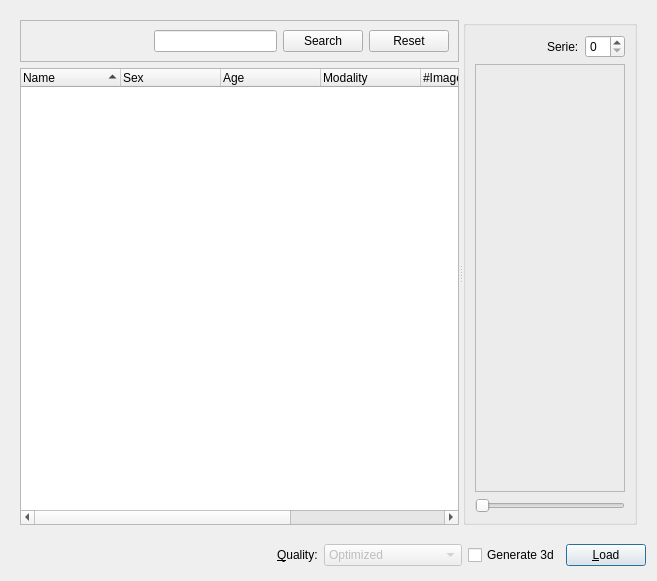
<?xml version="1.0" encoding="UTF-8"?>
<ui version="4.0">
 <class>ImportWindow</class>
 <widget class="QWidget" name="ImportWindow">
  <property name="windowModality">
   <enum>Qt::WindowModal</enum>
  </property>
  <property name="geometry">
   <rect>
    <x>0</x>
    <y>0</y>
    <width>657</width>
    <height>581</height>
   </rect>
  </property>
  <property name="cursor">
   <cursorShape>ArrowCursor</cursorShape>
  </property>
  <property name="windowTitle">
   <string>Moonstone :: Dicom Importing</string>
  </property>
  <property name="windowIcon">
   <iconset resource="resources.qrc">
    <normaloff>:/static/default/icon/22x22/moonstone.png</normaloff>:/static/default/icon/22x22/moonstone.png</iconset>
  </property>
  <layout class="QVBoxLayout" name="verticalLayout_3">
   <item>
    <widget class="QWidget" name="mainWidget" native="true">
     <layout class="QVBoxLayout" name="verticalLayout_2">
      <item>
       <widget class="QSplitter" name="splitter">
        <property name="orientation">
         <enum>Qt::Horizontal</enum>
        </property>
        <widget class="QWidget" name="treeWidgetContainer" native="true">
         <layout class="QGridLayout" name="gridLayout_3">
          <property name="margin">
           <number>0</number>
          </property>
          <item row="0" column="0">
           <widget class="QFrame" name="frame">
            <property name="minimumSize">
             <size>
              <width>0</width>
              <height>40</height>
             </size>
            </property>
            <property name="frameShape">
             <enum>QFrame::StyledPanel</enum>
            </property>
            <property name="frameShadow">
             <enum>QFrame::Raised</enum>
            </property>
            <layout class="QHBoxLayout" name="horizontalLayout_3">
             <item>
              <spacer name="spliter">
               <property name="orientation">
                <enum>Qt::Horizontal</enum>
               </property>
               <property name="sizeHint" stdset="0">
                <size>
                 <width>40</width>
                 <height>20</height>
                </size>
               </property>
              </spacer>
             </item>
             <item>
              <widget class="QLineEdit" name="searchText"/>
             </item>
             <item>
              <widget class="QPushButton" name="searchButton">
               <property name="enabled">
                <bool>true</bool>
               </property>
               <property name="text">
                <string>Search</string>
               </property>
               <property name="icon">
                <iconset resource="resources.qrc">
                 <normaloff>:/static/default/icon/22x22/page-region.png</normaloff>:/static/default/icon/22x22/page-region.png</iconset>
               </property>
               <property name="checkable">
                <bool>false</bool>
               </property>
               <property name="checked">
                <bool>false</bool>
               </property>
               <property name="flat">
                <bool>false</bool>
               </property>
              </widget>
             </item>
             <item>
              <widget class="QPushButton" name="resetButton">
               <property name="text">
                <string>Reset</string>
               </property>
               <property name="icon">
                <iconset resource="resources.qrc">
                 <normaloff>:/static/default/icon/22x22/view-refresh.png</normaloff>:/static/default/icon/22x22/view-refresh.png</iconset>
               </property>
              </widget>
             </item>
            </layout>
           </widget>
          </item>
          <item row="1" column="0">
           <widget class="QTreeWidget" name="treeWidget">
            <property name="alternatingRowColors">
             <bool>true</bool>
            </property>
            <property name="selectionMode">
             <enum>QAbstractItemView::ExtendedSelection</enum>
            </property>
            <property name="sortingEnabled">
             <bool>true</bool>
            </property>
            <property name="animated">
             <bool>false</bool>
            </property>
            <property name="wordWrap">
             <bool>true</bool>
            </property>
            <property name="headerHidden">
             <bool>false</bool>
            </property>
            <attribute name="headerCascadingSectionResizes">
             <bool>false</bool>
            </attribute>
            <attribute name="headerHighlightSections">
             <bool>false</bool>
            </attribute>
            <attribute name="headerShowSortIndicator" stdset="0">
             <bool>true</bool>
            </attribute>
            <column>
             <property name="text">
              <string>Name</string>
             </property>
            </column>
            <column>
             <property name="text">
              <string>Sex</string>
             </property>
            </column>
            <column>
             <property name="text">
              <string>Age</string>
             </property>
            </column>
            <column>
             <property name="text">
              <string>Modality</string>
             </property>
            </column>
            <column>
             <property name="text">
              <string>#Images</string>
             </property>
            </column>
            <column>
             <property name="text">
              <string>Institution</string>
             </property>
            </column>
            <column>
             <property name="text">
              <string>Date of Birth</string>
             </property>
            </column>
           </widget>
          </item>
         </layout>
        </widget>
        <widget class="QGroupBox" name="imageGroupBox">
         <property name="title">
          <string/>
         </property>
         <layout class="QGridLayout" name="gridLayout">
          <item row="0" column="0">
           <spacer name="horizontalSpacer_2">
            <property name="orientation">
             <enum>Qt::Horizontal</enum>
            </property>
            <property name="sizeHint" stdset="0">
             <size>
              <width>27</width>
              <height>20</height>
             </size>
            </property>
           </spacer>
          </item>
          <item row="0" column="1">
           <widget class="QLabel" name="label">
            <property name="text">
             <string>Serie:</string>
            </property>
           </widget>
          </item>
          <item row="0" column="2">
           <widget class="QSpinBox" name="spinBox">
            <property name="minimumSize">
             <size>
              <width>0</width>
              <height>0</height>
             </size>
            </property>
            <property name="maximumSize">
             <size>
              <width>40</width>
              <height>16777215</height>
             </size>
            </property>
           </widget>
          </item>
          <item row="1" column="0" colspan="3">
           <widget class="QFrame" name="imageViewWidget">
            <property name="frameShape">
             <enum>QFrame::StyledPanel</enum>
            </property>
           </widget>
          </item>
          <item row="2" column="0" colspan="3">
           <widget class="QSlider" name="horizontalSlider">
            <property name="orientation">
             <enum>Qt::Horizontal</enum>
            </property>
           </widget>
          </item>
         </layout>
        </widget>
       </widget>
      </item>
     </layout>
    </widget>
   </item>
   <item>
    <widget class="QWidget" name="widget" native="true">
     <property name="maximumSize">
      <size>
       <width>16777215</width>
       <height>30</height>
      </size>
     </property>
     <layout class="QHBoxLayout" name="horizontalLayout_2">
      <property name="margin">
       <number>0</number>
      </property>
      <item>
       <layout class="QHBoxLayout" name="horizontalLayout">
        <property name="sizeConstraint">
         <enum>QLayout::SetDefaultConstraint</enum>
        </property>
        <item>
         <spacer name="horizontalSpacer">
          <property name="orientation">
           <enum>Qt::Horizontal</enum>
          </property>
          <property name="sizeHint" stdset="0">
           <size>
            <width>40</width>
            <height>20</height>
           </size>
          </property>
         </spacer>
        </item>
        <item>
         <widget class="QLabel" name="qualityLabel">
          <property name="text">
           <string>&amp;Quality:</string>
          </property>
          <property name="buddy">
           <cstring>qualityComboBox</cstring>
          </property>
         </widget>
        </item>
        <item>
         <widget class="QComboBox" name="qualityComboBox">
          <property name="enabled">
           <bool>false</bool>
          </property>
          <item>
           <property name="text">
            <string>Optimized</string>
           </property>
          </item>
          <item>
           <property name="text">
            <string>By a factor of 0.5</string>
           </property>
          </item>
          <item>
           <property name="text">
            <string>Real (experimental)</string>
           </property>
          </item>
         </widget>
        </item>
        <item>
         <widget class="QCheckBox" name="generate3DCheckbox">
          <property name="text">
           <string>Generate 3d</string>
          </property>
          <property name="checked">
           <bool>false</bool>
          </property>
          <property name="tristate">
           <bool>false</bool>
          </property>
         </widget>
        </item>
        <item>
         <widget class="QPushButton" name="importButton">
          <property name="text">
           <string>&amp;Load</string>
          </property>
          <property name="icon">
           <iconset resource="resources.qrc">
            <normaloff>:/static/default/icon/22x22/dialog-ok-apply.png</normaloff>:/static/default/icon/22x22/dialog-ok-apply.png</iconset>
          </property>
          <property name="default">
           <bool>true</bool>
          </property>
         </widget>
        </item>
       </layout>
      </item>
     </layout>
    </widget>
   </item>
  </layout>
 </widget>
 <resources>
  <include location="resources.qrc"/>
 </resources>
 <connections/>
</ui>
